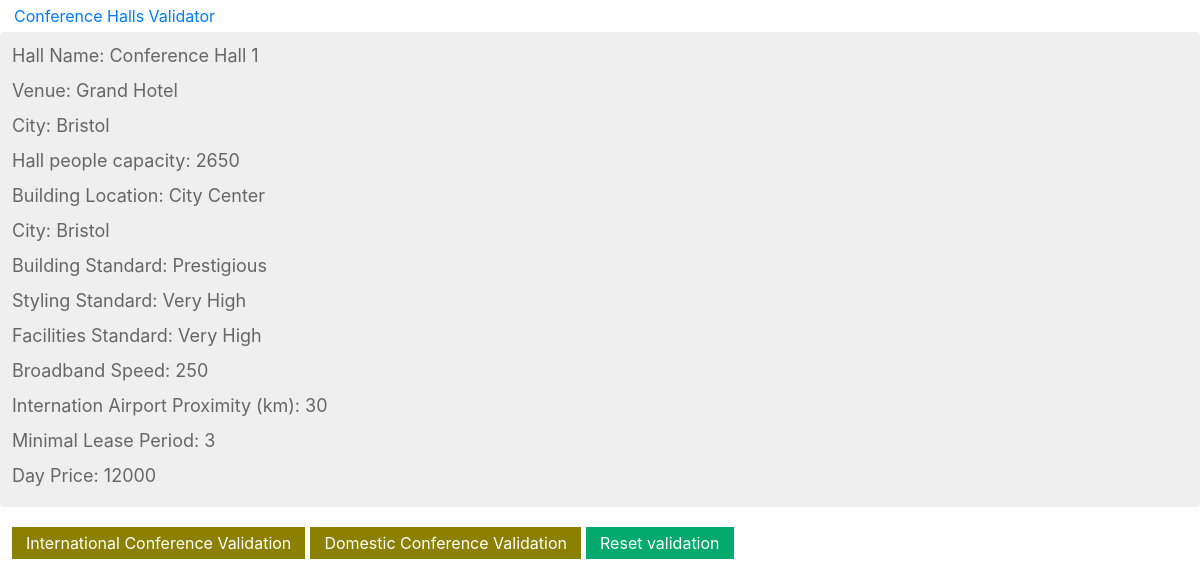
Screenshot of /3/ with the database file from the repository.
### validator/models.py (models this page shows, shortened)
class Conf_hall(models.Model):
	hall_name = models.CharField(max_length=30, db_index=True, default="")
	venue = models.CharField(max_length=30, db_index=True, default="")
	city = models.CharField(max_length=30, db_index=True, default="")
	hall_people_capacity = models.CharField(max_length=30, db_index=True, default="")
	building_location = models.CharField(max_length=30, db_index=True, default="")
	building_standard = models.CharField(max_length=30, db_index=True, default="")
	interior_styling_standard = models.CharField(max_length=30, db_index=True, default="")
	video_conferencing_facilities_standard = models.CharField(max_length=30, db_index=True, default="")
	broadband_speed = models.DecimalField(max_digits=20, decimal_places=0, default=0)
	international_airport_proximity = models.DecimalField(max_digits=20, decimal_places=0, default=0)
	minimum_lease_period = models.DecimalField(max_digits=20, decimal_places=0, default=0)
	day_price = models.DecimalField(max_digits=20, decimal_places=0, default=0)
	class Meta:
		ordering = ('hall_name',)
		verbose_name = 'conf_hall'
		verbose_name_plural = 'conf_halls'

### validator/views.py (the view)
# urls.py: path('<int:id>/', views.conf_hall_detail, name='conf_hall_detail'),
def conf_hall_detail(request, id):
	conf_hall = get_object_or_404(Conf_hall, id=id)
	return render(request, 'validator/conf_hall/detail.html', {'conf_hall': conf_hall})

### validator/templates/validator/conf_hall/detail.html (shortened to what this page needs)
{% extends "validator/base.html" %}
{% load static %}
{% block content %}
	<div class="conf_hall-detail">
		<div class="record_data">
		  <label id="hall_name_label">Hall Name: </label>
		  <label id="hall_name">{{ conf_hall.hall_name }}</label>
		</div>
		<div class="record_data">
		  <label id="venue_label">Venue: </label>
		  <label id="venue">{{ conf_hall.venue }}</label>
		</div>
		<div class="record_data">
		  <label id="city_label">City: </label>
		  <label id="city">{{ conf_hall.city }}</label>
		</div>
		<div class="record_data">
		  <label id="hall_people_capacity_label">Hall people capacity: </label>
		  <label id="hall_people_capacity">{{ conf_hall.hall_people_capacity }}</label>
		</div>
		<div class="record_data">
		  <label id="building_location_label">Building Location: </label>
		  <label id="building_location">{{ conf_hall.building_location }}</label>
		</div>
		<div class="record_data">
		  <label id="city_label">City: </label>
		  <label id="city">{{ conf_hall.city }}</label>
		</div>
		<div class="record_data">
		  <label id="building_standard_label">Building Standard: </label>
		  <label id="building_standard">{{ conf_hall.building_standard }}</label>
		</div>
		<div class="record_data">
		  <label id="interior_styling_standard_label">Styling Standard: </label>
		  <label id="interior_styling_standard">{{ conf_hall.interior_styling_standard }}</label>
		</div>
		<div class="record_data">
		  <label id="video_conferencing_facilities_standard_label">Facilities Standard: </label>
		  <label id="video_conferencing_facilities_standard">{{ conf_hall.video_conferencing_facilities_standard }}</label>
		</div>
		<div class="record_data">
		  <label id="broadband_speed_label">Broadband Speed: </label>
		  <label id="broadband_speed">{{ conf_hall.broadband_speed }}</label>
		</div>
		<div class="record_data">
		  <label id="international_airport_proximity_label">Internation Airport Proximity (km): </label>
		  <label id="international_airport_proximity">{{ conf_hall.international_airport_proximity }}</label>
		</div>
		<div class="record_data">
		  <label id="minimum_lease_period_label">Minimal Lease Period: </label>
		  <label id="minimum_lease_period">{{ conf_hall.minimum_lease_period }}</label>
		</div>
		<div class="record_data">
		  <label id="day_price_label">Day Price: </label>
		  <label id="day_price">{{ conf_hall.day_price }}</label>
		</div>
	</div>
	<div class="validation_1">
		<button type="button" id="international_conference_button" class="validation_button">International Conference Validation</button>
		<button type="button" id="domestic_conference_button" class="validation_button">Domestic Conference Validation</button>
		<button type="button" id="reset_validation_button" class="reset_validation_button">Reset validation</button>
	</div>
{% endblock %}

### validator/static/css/base.css (style rules this page uses)
:root { --success-color: #2ecc71; --error-color: #e74c3c; }
body { margin:0; padding:0; font-family:helvetica, sans-serif; }
.conf_hall-detail { visibility: visible; width:1200px; font-size:18px; margin-bottom:10px; padding:10px 12px; border:0; background:#efefef; color:#666; border-radius:4px; }
.validation_1 { font-size:18px; margin-bottom:10px; padding:10px 12px; border:0; border-radius:4px; }
.validation_button { background-color: #8B8000; border: none; color: white; padding: 4px 14px; text-align: center; text-decoration: none; display: inline-block; font-size: 16px; }
.reset_validation_button { background-color: #04AA6D; border: none; color: white; padding: 4px 14px; text-align: center; text-decoration: none; display: inline-block; font-size: 16px; }

### rows the page displays
Conf_hall: hall_name "Conference Hall 1", venue "Grand Hotel", city "Bristol", hall_people_capacity "2650", building_location "City Center", building_standard "Prestigious", interior_styling_standard "Very High", video_conferencing_facilities_standard "Very High", broadband_speed "250", international_airport_proximity "30", minimum_lease_period "3", day_price "12000"
